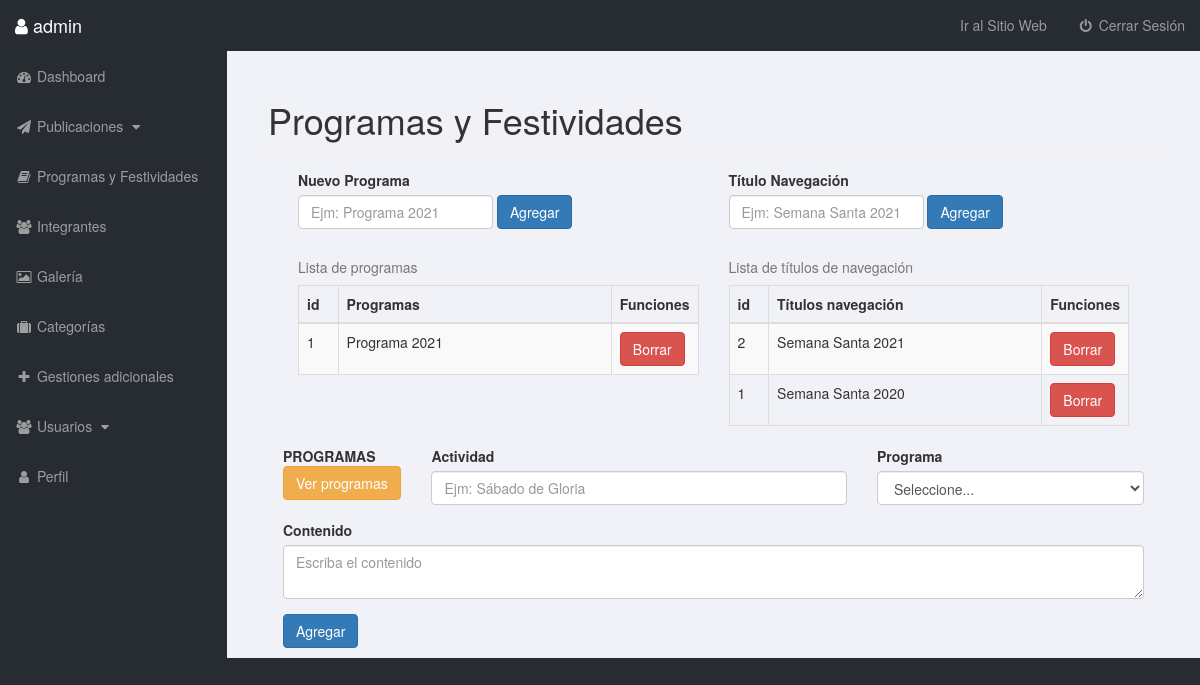
Page /admin/programas.php (signed in) on the committed database.
### tables this page shows
CREATE TABLE `titulo_programas` (
  `idtitulo_progr` int(11) NOT NULL,
  `titulo` varchar(250) NOT NULL
);

CREATE TABLE `titulo_navbar` (
  `id_navbar` int(11) NOT NULL,
  `titulo` varchar(250) NOT NULL
);

### admin/programas.php (the view, shortened to what this page needs)
<?php include 'includes/header.php';?>
    <div id="wrapper">
       <?php include 'includes/navigation.php'; ?>
        <div id="page-wrapper">
            <div class="container-fluid">
                <div class="row">
                    <div class="col-lg-12">
                        <h1 class="page-header">
                            Programas y Festividades
                        </h1>
          					<div class="col-sm-12">
                      <div class="col-sm-6">
          						  <form class="form-inline" action="includes/functions.php" method="post">
                          <div class="form-group mb-2">
                            <label>Nuevo Programa</label>
                          </div><br>
                          <div class="form-group mx-sm-3 mb-2">
                            <input type="text" class="form-control" name="titu" placeholder="Ejm: Programa 2021" required oninvalid="setCustomValidity('Debe ingresar un título de programa')" onchange="try{setCustomValidity('')}catch(e){}">
                          </div>
                          <button type="submit" class="btn btn-primary mb-2" name="add_titu">Agregar</button>
                        </form><br>
                        <div class="table-responsive">
                              <table class="table table-bordered table-striped table-hover">
                                <caption>Lista de programas</caption>
                                <thead>
                                  <tr>
                                    <th style="width: 10%;">id</th>
                                    <th style="width: 70%;">Programas</th>
                                    <th style="width: 20%;" colspan="2">Funciones</th>
                                  </tr>
                                </thead>
                                <tbody>
                                  <?php
                                    $sql = mysqli_query($conexion, "SELECT * FROM titulo_programas ORDER BY idtitulo_progr DESC");
                                    while ($row = mysqli_fetch_assoc($sql)) {
                                      ?>
                                  <tr>
                                    <td><?=$row['idtitulo_progr']?></td>
                                    <td><?=$row['titulo']?></td>
                                     <td><a href="programas.php?borrar_progr=<?=$row['idtitulo_progr']?>"><input type="submit" class="btn btn-danger " value="Borrar"></a></td>
                                  </tr>
                                   <?php } ?>
                                </tbody>
                              </table>
                         </div>
                        <br>
                      </div>
                      <div class="col-sm-6">
                        <form class="form-inline" action="includes/functions.php" method="post">
                          <div class="form-group mb-2">
                            <label>Título Navegación</label>
                          </div><br>
                          <div class="form-group mx-sm-3 mb-2">
                            <input type="text" class="form-control" name="titu_nav" placeholder="Ejm: Semana Santa 2021" required oninvalid="setCustomValidity('Debe ingresar un título para la navegación')" onchange="try{setCustomValidity('')}catch(e){}">
                          </div>
                          <button type="submit" class="btn btn-primary mb-2" name="add_titu_nav">Agregar</button>
                        </form>
                        <br>
                        <div class="table-responsive">
                              <table class="table table-bordered table-striped table-hover">
                                <caption>Lista de títulos de navegación</caption>
                                <thead>
                                  <tr>
                                    <th style="width: 10%;">id</th>
                                    <th style="width: 70%;">Títulos navegación</th>
                                    <th style="width: 20%;" colspan="2">Funciones</th>
                                  </tr>
                                </thead>
                                <tbody>
                                  <?php
                                    $sql = mysqli_query($conexion, "SELECT * FROM titulo_navbar ORDER BY id_navbar DESC");
                                    while ($row = mysqli_fetch_assoc($sql)) {
                                      ?>
                                  <tr>
                                    <td ><?=$row['id_navbar']?></td>
                                    <td><?=$row['titulo']?></td>
                                     <td><a href="programas.php?borrar_nav=<?=$row['id_navbar']?>"><input type="submit" class="btn btn-danger" value="Borrar"></a></td>
                                  </tr>
                                   <?php } ?>
                                </tbody>
                              </table>
                        </div>
                      </div>
						        </div>
                        <div class="form-group col-md-2">
                          <strong><caption>PROGRAMAS</caption></strong>
                            <a href="lista_programas.php" ><input type="submit" class="btn btn-warning mb-2" name="view_programa" value="Ver programas"></a>
                        </div>
                        <form action="includes/functions.php" method="post">
                            <div class="form-row">
                                <div class="form-group col-md-6">
                                  <label for="inputEmail4">Actividad</label>
                                  <input type="text" class="form-control" name="subtitulo" required oninvalid="setCustomValidity('Debe ingresar una actividad')" onchange="try{setCustomValidity('')}catch(e){}" placeholder="Ejm: Sábado de Gloria">
                                </div>
                                <div class="form-group col-md-4">
                                  <label for="inputState">Programa</label>
                                  <select name="titulo_pro" class="form-control" required oninvalid="setCustomValidity('Debe ingresar un s')" onchange="try{setCustomValidity('')}catch(e){}">
                                    <option selected>Seleccione...</option>
                                  </select>
                                </div>
                                <div class="col-md-12">
                                   <div class="form-group">
                                   <label>Contenido</label>
                                   <textarea  class="form-control" name="edito" id="edito" required oninvalid="setCustomValidity('Debe ingresar el contenido')" onchange="try{setCustomValidity('')}catch(e){}" placeholder="Escriba el contenido"></textarea>
                                </div>
                                <button type="submit" class="btn btn-primary mb-2" name="add_programa">Agregar</button>
                            </div>
                        </form>
            </div>
        </div>
            </div>
        </div>
    </div>
</body>
</html>

### admin/css/sb-admin.css (style rules this page uses)
body { margin-top: 100px; background-color: #272c33; }
@media (min-width:768px) { body { margin-top: 50px; } }
#wrapper { padding-left: 0; }
#page-wrapper { width: 100%; padding: 0; background-color: #f1f2f7; }
@media (min-width:768px) { #wrapper { padding-left: 227px; } }
@media (min-width:768px) { #page-wrapper { padding: 10px; } }

### rows in the picture
titulo_programas: idtitulo_progr "1", titulo "Programa 2021"
titulo_navbar: id_navbar "2", titulo "Semana Santa 2021"
titulo_navbar: id_navbar "1", titulo "Semana Santa 2020"

### other values in the picture
$user "admin"
